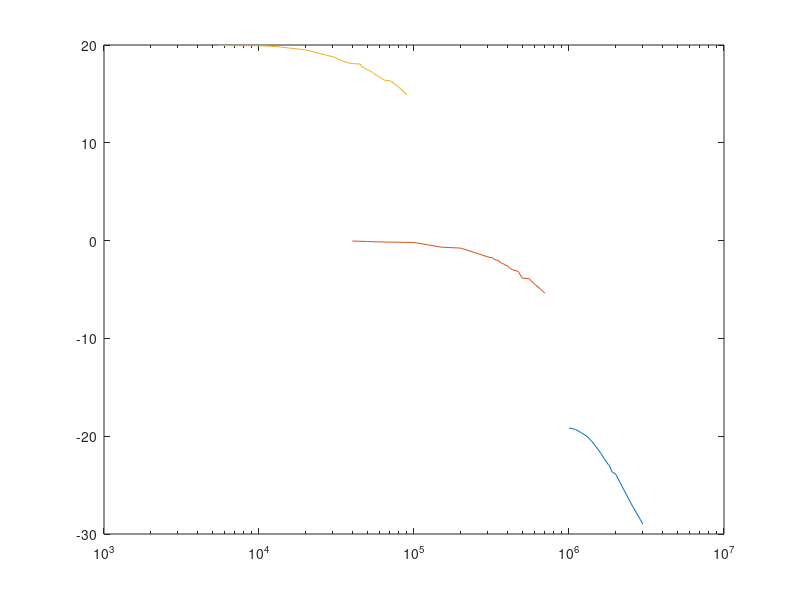

Write the MATLAB code that produced this figure.
clear all;
close all;
a=csvread('x01.csv');
b=csvread('x1.csv');
c=csvread('x10.csv');
freca=a(:,1).*1000;
frecb=b(:,1).*1000;
frecc=c(:,1).*1000;
gaina=20*log10(a(:,3)./a(:,2));
gainb=20*log10(b(:,3)./b(:,2));
gainc=20*log10(c(:,3)./c(:,2));

semilogx(freca,gaina);
hold on;
semilogx(frecb,gainb);
semilogx(frecc,gainc);
hold off;